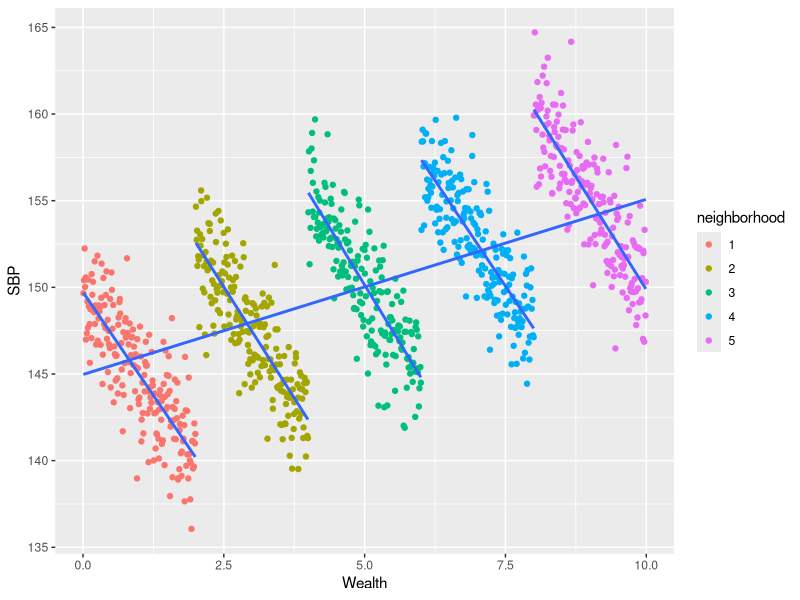

Source code (R):
require(ggplot2)
require(lhs)
require(lme4)
require(ggplot2)


group_indices <- function(N, J) {
    out_groups <- c()
    split_size <- N %/% J

    for (i in 1:(J - 1)) {
        out_groups <- c(out_groups, rep(i, split_size))
    }

    if ((N %% split_size) > 0) {
        last_indices <- rep(J, N %% split_size)
    } else {
        last_indices <- rep(J, split_size)
    }
    out_groups <- c(out_groups, last_indices)

    return(out_groups)
}


split_df <- function(data, n) {
    rownames(data) <- c(1:nrow(data))
    split_list <- list()
    split_size <- nrow(data) %/% n
    for (i in 1:(n - 1)) {
        split_list[[i]] <- data[(((i - 1) * split_size) + 1):(i * split_size), ]
    }
    split_list[[n]] <- data[(((n - 1) * split_size) + 1):nrow(data), ]
    split_list
}


J <- 5
N <- 1000

xvals <- 10 * sort(as.vector(randomLHS(N, 1)))
group_ids <- group_indices(N, J)
walkability <- (group_ids - 1) / (J - 1)

wealth_b <- -5
intercept <- 150
walkability_b <- 50

y_hat <- intercept + wealth_b * xvals + walkability_b * walkability

y_sim <- rnorm(length(y_hat), y_hat, 2)

df <- data.frame(x = xvals, walkability = walkability, neighborhood = as.factor(group_ids), y = y_sim)

g <- ggplot(df, aes(x = x, y = y)) +
    geom_point(aes(colour = neighborhood)) +
    geom_smooth(method = "lm", se = FALSE) +
    geom_smooth(method = "lm", aes(group = neighborhood), se = FALSE) +
    xlab("Wealth") +
    ylab("SBP")
